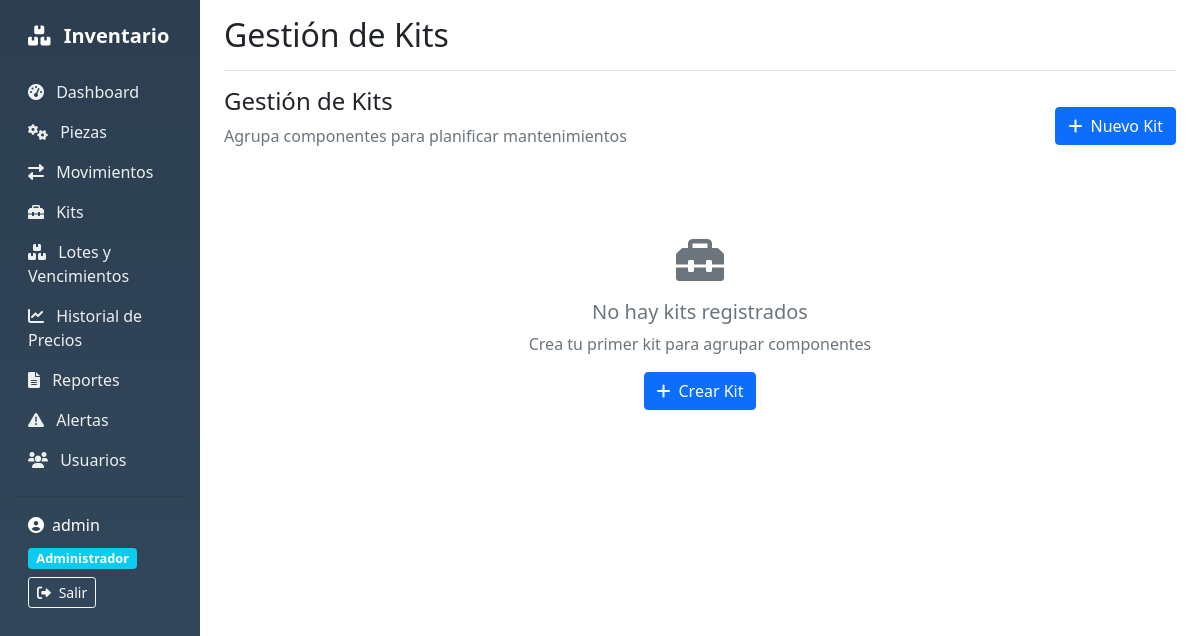
The page /kits (signed in) on the database as committed earlier.
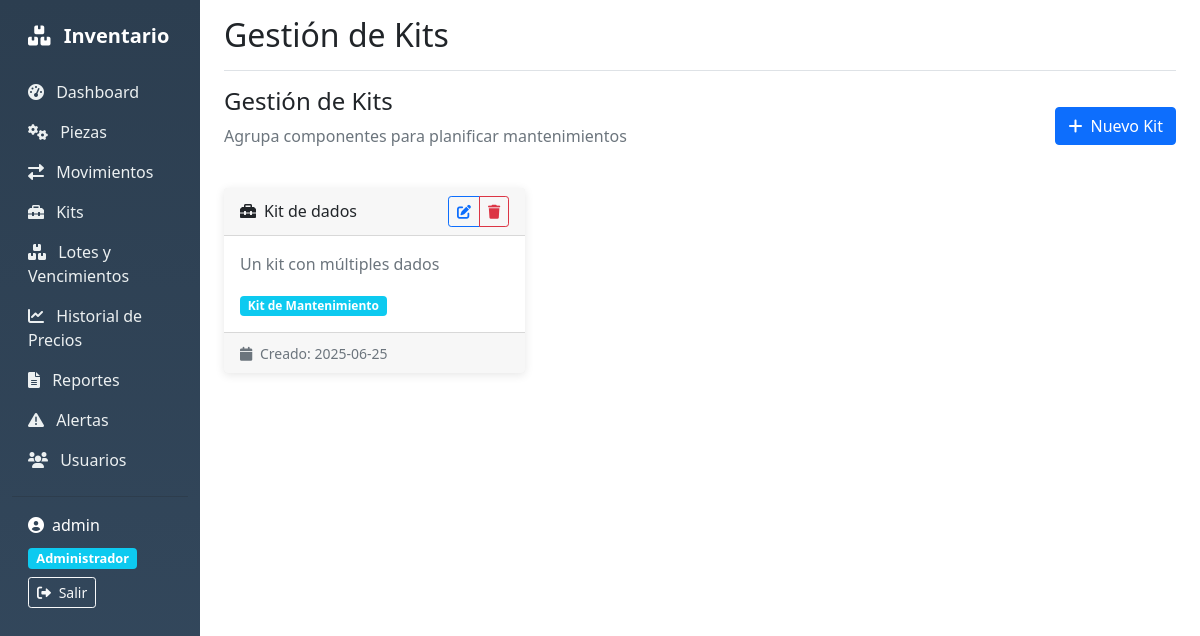
The same page on the database as committed later.
### tables this page shows
CREATE TABLE kits (
            id INTEGER PRIMARY KEY AUTOINCREMENT,
            nombre TEXT NOT NULL,
            descripcion TEXT,
            created_at TIMESTAMP DEFAULT CURRENT_TIMESTAMP
        );

### app.py (the view)
@app.route('/kits')
def kits():
    if 'user_id' not in session:
        return redirect(url_for('login'))
    conn = get_db_connection()
    kits = conn.execute('SELECT * FROM kits ORDER BY id DESC').fetchall()
    conn.close()
    return render_template('kits.html', kits=kits)

### app.py (called while the page is built)
def get_db_connection():
    conn = sqlite3.connect(DATABASE)
    conn.row_factory = sqlite3.Row
    return conn

### templates/kits.html (shortened to what this page needs)
{% extends "base.html" %}
{% block page_title %}Gestión de Kits{% endblock %}
{% block content %}
<div class="d-flex justify-content-between align-items-center mb-4">
    <div>
        <h4>Gestión de Kits</h4>
        <p class="text-muted">Agrupa componentes para planificar mantenimientos</p>
    </div>
    <button class="btn btn-primary" data-bs-toggle="modal" data-bs-target="#modalKit">
        <i class="fas fa-plus me-2"></i>Nuevo Kit
    </button>
</div>
<div class="row">
    {% for kit in kits %}
    <div class="col-md-6 col-lg-4 mb-4">
        <div class="card h-100">
            <div class="card-header d-flex justify-content-between align-items-center">
                <h6 class="mb-0">
                    <i class="fas fa-toolbox me-2"></i>{{ kit.nombre }}
                </h6>
                <div class="btn-group btn-group-sm">
                    <button class="btn btn-outline-primary" onclick="editarKit({{ kit.id }})" title="Editar">
                        <i class="fas fa-edit"></i>
                    </button>
                    <button class="btn btn-outline-danger" onclick="eliminarKit({{ kit.id }})" title="Eliminar">
                        <i class="fas fa-trash"></i>
                    </button>
                </div>
            </div>
            <div class="card-body">
                <p class="text-muted">{{ kit.descripcion or 'Sin descripción' }}</p>
                <div class="mt-3">
                    <span class="badge bg-info">Kit de Mantenimiento</span>
                </div>
            </div>
            <div class="card-footer">
                <small class="text-muted">
                    <i class="fas fa-calendar me-1"></i>
                    Creado: {% if kit.created_at %}{{ kit.created_at[:10] }}{% else %}N/A{% endif %}
                </small>
            </div>
        </div>
    </div>
    {% else %}
    <div class="col-12">
        <div class="text-center py-5">
            <i class="fas fa-toolbox fa-3x text-muted mb-3"></i>
            <h5 class="text-muted">No hay kits registrados</h5>
            <p class="text-muted">Crea tu primer kit para agrupar componentes</p>
            <button class="btn btn-primary" data-bs-toggle="modal" data-bs-target="#modalKit">
                <i class="fas fa-plus me-2"></i>Crear Kit
            </button>
        </div>
    </div>
    {% endfor %}
</div>
{% endblock %}

### templates/base.html (shortened to what this page needs)
<!DOCTYPE html>
<html lang="es">
<head>
    <link href="https://cdn.jsdelivr.net/npm/bootstrap@5.1.3/dist/css/bootstrap.min.css" rel="stylesheet">
    <link href="https://cdnjs.cloudflare.com/ajax/libs/font-awesome/6.0.0/css/all.min.css" rel="stylesheet">
</head>
<body>
    <div class="container-fluid">
        <div class="row">
            {% if session.user_id %}
            <nav class="col-md-3 col-lg-2 d-md-block sidebar collapse">
                <div class="position-sticky pt-3">
                    <div class="navbar-brand px-3 mb-3">
                        <i class="fas fa-boxes me-2"></i>
                        Inventario
                    </div>
                    <ul class="nav flex-column">
                        <li class="nav-item">
                            <a class="nav-link px-3 py-2" href="/">
                                <i class="fas fa-tachometer-alt me-2"></i>
                                Dashboard
                            </a>
                        </li>
                        <li class="nav-item">
                            <a class="nav-link px-3 py-2" href="/piezas">
                                <i class="fas fa-cogs me-2"></i>
                                Piezas
                            </a>
                        </li>
                        <li class="nav-item">
                            <a class="nav-link px-3 py-2" href="/movimientos">
                                <i class="fas fa-exchange-alt me-2"></i>
                                Movimientos
                            </a>
                        </li>
                        <li class="nav-item">
                            <a class="nav-link px-3 py-2" href="/kits">
                                <i class="fas fa-toolbox me-2"></i>
                                Kits
                            </a>
                        </li>
                        <li class="nav-item">
                            <a class="nav-link px-3 py-2" href="/lotes">
                                <i class="fas fa-boxes me-2"></i>
                                Lotes y Vencimientos
                            </a>
                        </li>
                        <li class="nav-item">
                            <a class="nav-link px-3 py-2" href="/historial-precios">
                                <i class="fas fa-chart-line me-2"></i>
                                Historial de Precios
                            </a>
                        </li>
                        <li class="nav-item">
                            <a class="nav-link px-3 py-2" href="/reportes">
                                <i class="fas fa-file-alt me-2"></i>
                                Reportes
                            </a>
                        </li>
                        <li class="nav-item">
                            <a class="nav-link px-3 py-2" href="/alertas">
                                <i class="fas fa-exclamation-triangle me-2"></i>
                                Alertas
                            </a>
                        </li>
                        {% if session.rol == 'Administrador' %}
                        <li class="nav-item">
                            <a class="nav-link px-3 py-2" href="/usuarios">
                                <i class="fas fa-users me-2"></i>
                                Usuarios
                            </a>
                        </li>
                        {% endif %}
                    </ul>
                    <hr class="my-3">
                    <div class="px-3">
                        <div class="d-flex align-items-center mb-2">
                            <i class="fas fa-user-circle me-2 text-white"></i>
                            <span class="text-white">{{ session.username }}</span>
                        </div>
                        <div class="mb-2">
                            <span class="badge bg-info badge-role">{{ session.rol }}</span>
                        </div>
                        <a href="/logout" class="btn btn-outline-light btn-sm">
                            <i class="fas fa-sign-out-alt me-1"></i>
                            Salir
                        </a>
                    </div>
                </div>
            </nav>
            {% endif %}
            <main class="col-md-9 ms-sm-auto col-lg-10 px-md-4">
                {% if session.user_id %}
                <div class="d-flex justify-content-between flex-wrap flex-md-nowrap align-items-center pt-3 pb-2 mb-3 border-bottom">
                    <h1 class="h2">{% block page_title %}Dashboard{% endblock %}</h1>
                </div>
                {% endif %}
                {% block content %}{% endblock %}
            </main>
        </div>
    </div>
</body>
</html>

### templates/base.html (style rules this page uses)
.sidebar { min-height: 100vh; background: linear-gradient(180deg, #2c3e50 0%, #34495e 100%); }
.navbar-brand { font-weight: bold; color: #fff !important; }
.nav-link { color: #ecf0f1 !important; transition: all 0.3s; }
.card { border: none; box-shadow: 0 2px 10px rgba(0,0,0,0.1); }
.badge-role { font-size: 0.8em; }
.btn-sm { padding: 0.25rem 0.5rem; font-size: 0.875rem; }

Rows that differ between the two databases and show on the page:
added kits: nombre "Kit de dados", descripcion "Un kit con múltiples dados", created_at "2025-06-25"
Other text that changed with them:
text no longer shown: "No hay kits registrados Crea tu primer kit para agrupar componentes Crear Kit"
